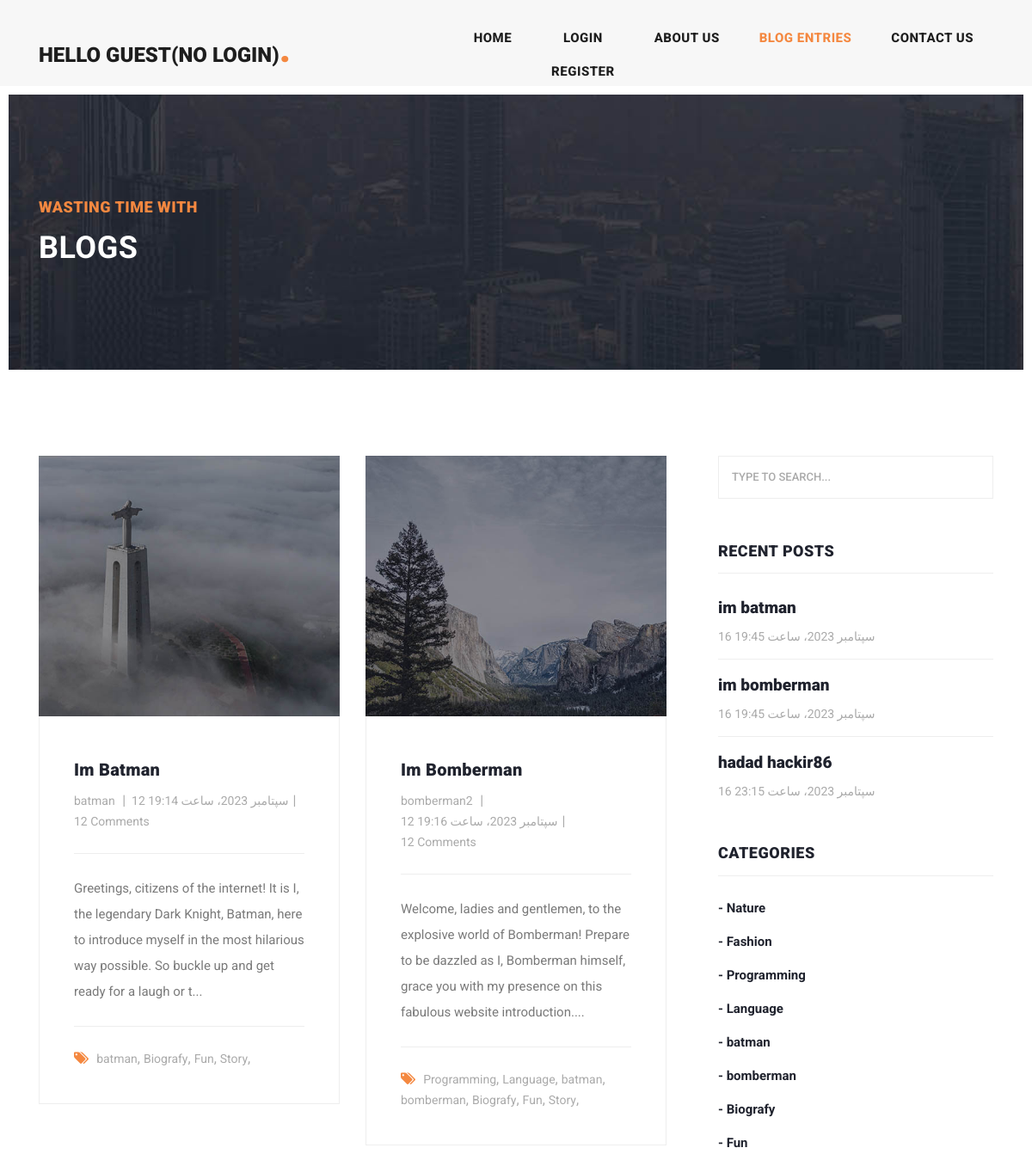
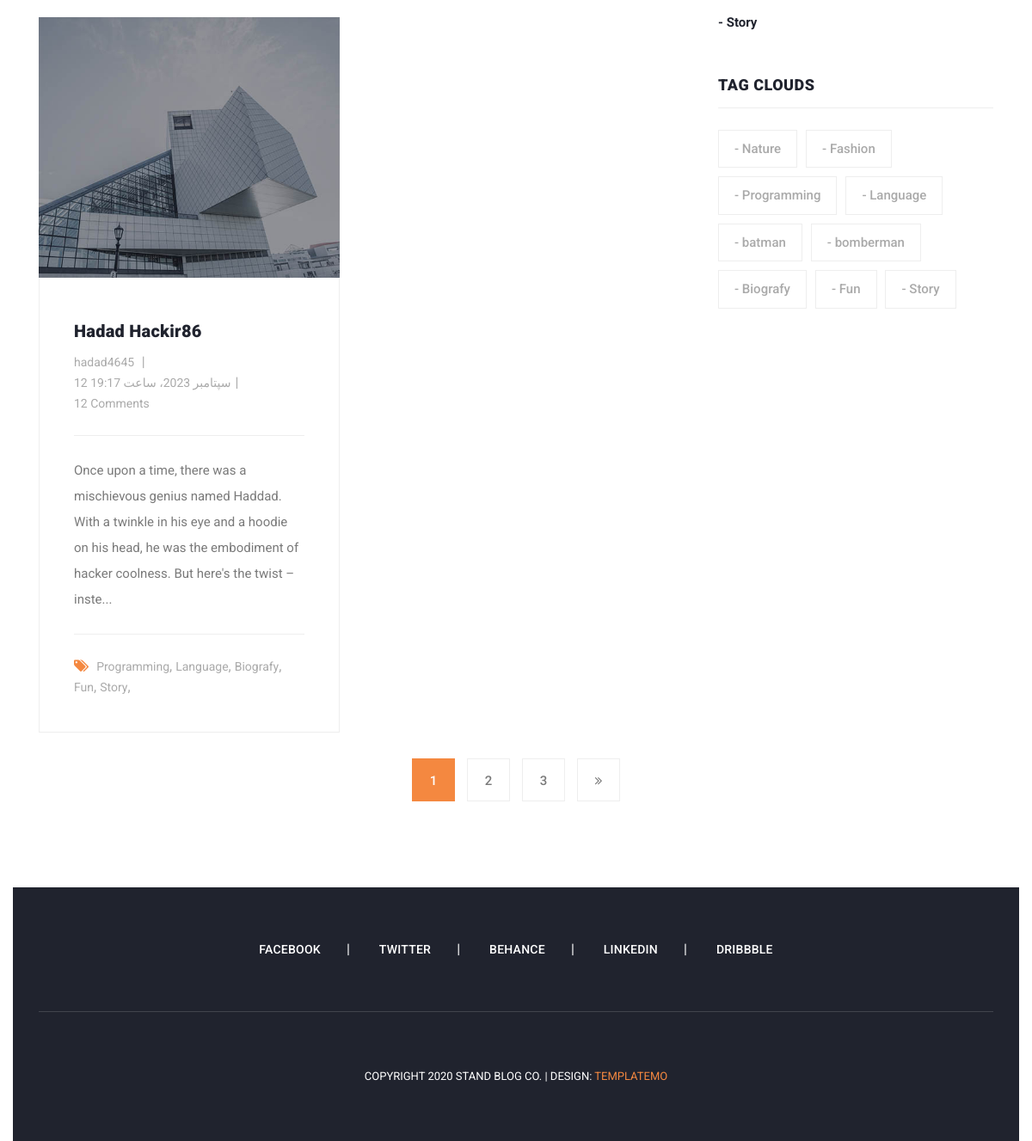
The app's page /blogs/ with its own data (2 pictures, top to bottom).
### blog/models.py (models this page shows, shortened)
class Article(models.Model):
    author = models.ForeignKey(User, on_delete=models.CASCADE, related_name="articles", verbose_name="نویسنده")
    category = models.ManyToManyField(Category, related_name="articles", verbose_name="دسته‌بندی")
    title = models.CharField(max_length=70, unique=True, verbose_name="عنوان")
    body = models.TextField(verbose_name="متن")
    image = models.ImageField(null=True, blank=True, upload_to='images/articles', verbose_name="تصویر")
    created = models.DateTimeField(auto_now_add=True, verbose_name="تاریخ ایجاد")
    updated = models.DateTimeField(auto_now=True, verbose_name="تاریخ بروزرسانی")
    slug = models.SlugField(null=True, unique=True)
    class Meta:
        ordering = ("created",)
        verbose_name = "مقاله"
        verbose_name_plural = "مقالات"
    def get_absolute_url(self):
        return reverse("blog:details", kwargs={'slug': self.slug})
    def showimage(self):
        if self.image:
            return format_html(f'<img src="{self.image.url}" width="60px" height="60px">')
        return format_html('<h3 style="color: red" >تصویر موجود نیست</h3>')
    showimage.short_description = "تصاویر"

class Category(models.Model):
    title = models.CharField(max_length=100, verbose_name="عنوان")
    created = models.DateTimeField(auto_now=True, verbose_name="تاریخ ایجاد")
    slug = models.SlugField(null=True, unique=True)
    def __str__(self):
        return self.title
    def get_absolute_url(self):
        return reverse("blog:categories", kwargs={'slug': self.slug})
    class Meta:
        verbose_name = "دسته‌بندی"
        verbose_name_plural = "دسته‌بندی‌ها"

### blog/views.py (the view)
# urls.py: path('', views.blogs, name='blogs'),
def blogs(request):
    articles = Article.objects.all()
    paginator = Paginator(articles, 3)
    page_number = request.GET.get("page")
    objects_list = paginator.get_page(page_number)
    return render(request, 'blog/article_list.html', {"articles": objects_list, "title": 'blogs'})

### contex_processors/contex_processors.py (called while the page is built)
def art(request):
    context = Article.objects.all().order_by("-updated",)
    categories = Category.objects.all()
    return {"articles": context, "category": categories}

### blog/templates/blog/article_list.html (shortened to what this page needs)
{% extends "base.html" %}
{% load static %}
{% block content %}
    <div class="heading-page header-text">
        <section class="page-heading">
            <div class="container">
                <div class="row">
                    <div class="col-lg-12">
                        <div class="text-content">
                            <h4>wasting time with {{ user.get_full_name }}</h4>
                            <h2>{{ title }}</h2>
                        </div>
                    </div>
                </div>
            </div>
        </section>
    </div>
    <section class="blog-posts grid-system">
        <div class="container">
            <div class="row">
                <div class="col-lg-8">
                    <div class="all-blog-posts">
                        <div class="row">
                            {% if not articles %}
                                {% if request.resolver_match.url_name == 'search_articles' %}
                                    <h1>oh sorry! we have no post with {{ request.GET.q }} </h1>
                                {% else %}
                                    <h1>oh sorry! we have no post with that tag</h1>
                                {% endif %}
                            {% else %}
                                {% for article in articles %}
                                    <div class="col-lg-6">
                                        <div class="blog-post">
                                            <div class="blog-thumb">
                                                {% if article.image.url != 'none' %}
                                                    <img src=" {{ article.image.url }} " alt="{{ article.title }}">
                                                {% endif %}
                                            </div>
                                            <div class="down-content">
                                                <a href="{{ article.get_absolute_url }}"><h4>{{ article.title }}</h4>
                                                </a>
                                                <ul class="post-info">
                                                    <li><a href="#">{{ article.author.username }} </a></li>
                                                    <li><a href="#">{{ article.created }}</a></li>
                                                    <li><a href="#">12 Comments</a></li>
                                                </ul>
                                                <p>{{ article.body|slice:":185"|truncatewords:60 }}...</p>
                                                <div class="post-options">
                                                    <div class="row">
                                                        <div class="col-lg-12">
                                                            <ul class="post-tags">
                                                                <li><i class="fa fa-tags"></i></li>
                                                                {% for articles1 in article.category.all %}
                                                                    <li><a href="">{{ articles1 }}</a>,</li>
                                                                {% endfor %}
                                                            </ul>
                                                        </div>
                                                    </div>
                                                </div>
                                            </div>
                                        </div>
                                    </div>
                                {% endfor %}
                            {% endif %}
                        </div>
                    </div>
                </div>
                {% include 'includes/sidebar.html' %}
                {% if articles.has_other_pages %}
                    <div class="col-lg-12">
                    <ul class="page-numbers">
                        {% for i in articles.paginator.page_range %}
                            {% if articles.number == i %}
                                <li class="active"><a href="?page=
                                        {{ i }}{% if request.get.q %}&q={{ request.get.q }}{% endif %}">{{ i }}</a></li>
                            {% else %}
                                <li><a href="?page=
                                        {{ i }}{% if request.get.q %}&q={{ request.get.q }}{% endif %}">{{ i }}</a></li>
                            {% endif %}
                        {% endfor %}
                        {% if articles.has_next %}
                            <li><a href="?page=
                                    {{ articles.next_page_number }}{% if request.get.q %}&q={{ request.get.q }}{% endif %}"><i
                                    class="fa fa-angle-double-right"></i></a></li>
                        {% endif %}
                    </ul>
                {% endif %}
{% endblock %}

### templates/includes/sidebar.html
{% load static %}
<div class="col-lg-4">
    <div class="sidebar">
        <div class="row">
            <div class="col-lg-12">
                <div class="sidebar-item search">
                    <form id="search_form" name="gs" method="GET" action="{% url 'blog:search_articles' %}">
                        <input type="text" name="q" class="searchText" placeholder="{% if request.GET.q %}{{ request.GET.q }}{% else %}type to search...{% endif %} "
                               autocomplete="on">
                    </form>
                </div>
            </div>
            <div class="col-lg-12">
                <div class="sidebar-item recent-posts">
                    <div class="sidebar-heading">
                        <h2>Recent Posts</h2>
                    </div>
                    <div class="content">
                        <ul>
                            {% for article in articles %}
                                {% if forloop.counter <= 3 %}
                                    <li><a href="{{ article.get_absolute_url }}">
                                        <h5>{{ article.title }}</h5>
                                        <span>{{ article.updated }}</span>
                                    </a></li>
                                {% endif %}
                            {% endfor %}
                        </ul>
                    </div>
                </div>
            </div>
            <div class="col-lg-12">
                <div class="sidebar-item categories">
                    <div class="sidebar-heading">
                        <h2>Categories</h2>
                    </div>
                    <div class="content">
                        <ul>
                            {% for article in category %}
                                <li><a href="{{ article.get_absolute_url }}">- {{ article.title }}</a></li>
                            {% endfor %}
                        </ul>
                    </div>
                </div>
            </div>
            <div class="col-lg-12">
                <div class="sidebar-item tags">
                    <div class="sidebar-heading">
                        <h2>Tag Clouds</h2>
                    </div>
                    <div class="content">
                        <ul>
                            {% for article in category %}
                                <li><a href="{{ article.get_absolute_url }}">- {{ article.title }}</a></li>
                            {% endfor %}
                        </ul>
                    </div>
                </div>
            </div>
        </div>
    </div>
</div>
</div>
</div>
</section>

### records on screen
Article: image (picture), title "Im Batman", author.username "batman", created "12 سپتامبر 2023، ساعت 19:14", body "Greetings, citizens of the internet! It is I, the legendary Dark Knight, Batman, here to introduce myself in the most hilarious way possible. So buckle up and get ready for a laugh or t", title "im batman", updated "16 سپتامبر 2023، ساعت 19:45"
Category: title "batman"
Category: title "Biografy"
Category: title "Fun"
Category: title "Story"
Article: image (picture), title "Im Bomberman", author.username "bomberman2", created "12 سپتامبر 2023، ساعت 19:16", body "Welcome, ladies and gentlemen, to the explosive world of Bomberman! Prepare to be dazzled as I, Bomberman himself, grace you with my presence on this fabulous website introduction.", title "im bomberman", updated "16 سپتامبر 2023، ساعت 19:45"
Category: title "Programming"
Category: title "Language"
Category: title "bomberman"
Article: image (picture), title "Hadad Hackir86", author.username "hadad4645", created "12 سپتامبر 2023، ساعت 19:17", body "Once upon a time, there was a mischievous genius named Haddad. With a twinkle in his eye and a hoodie on his head, he was the embodiment of hacker coolness. But here's the twist – inste", title "hadad hackir86", updated "16 سپتامبر 2023، ساعت 23:15"
Category: title "Nature"
Category: title "Fashion"

### other values on screen
{{ title }} "BLOGS"
{{ i }} "1"
{{ i }} "2" "3"
